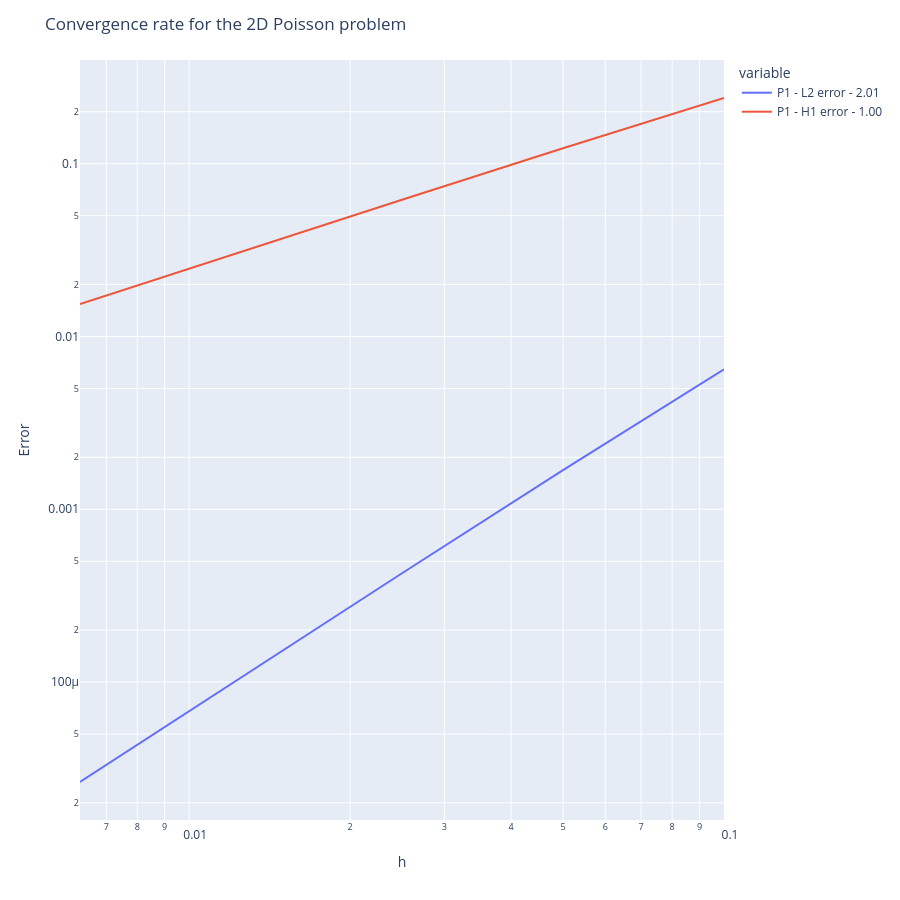

Notebook code cell kept with this figure:
### Code cell
u_exact = 'sin(pi*x) * sin(pi*y)'
grad_u_exact='{pi*cos(pi*x)*sin(pi*y),pi*sin(pi*x)*cos(pi*y)}'
rhs = '2*pi*pi*sin(pi*x) * sin(pi*y)'

#P(rhs=rhs, g='0', solver ='scimba', u_exact = u_exact)
#P(h=0.1,  rhs=rhs, g='0', solver ='feelpp', u_exact = u_exact)

mesh_size= [0.1, 0.05, 0.025, 0.0125, 0.00625]
measures = []

for h in mesh_size:
  P(h, rhs=rhs, g='0', plot=None ,  u_exact = u_exact,grad_u_exact=grad_u_exact)
  measures.append(P.measures)

print(measures)

# Plotting the error convergence rates
poisson_json = P.model
df= runConvergenceAnalysis(P, json=poisson_json, measures=measures, dim=2, hs= mesh_size,verbose=True)
print('measures = ', measures)
fig= plot_convergence(P, df,dim=2)
fig.show()

### Figure 1 — Plotly figure (JSON) as saved in the notebook; plotly's stock layout.template omitted (floating-point values rounded to 4 significant figures)
{"data": [{"hovertemplate": "variable=P1-Norm_poisson_L2-error<br>h=%{x}<br>value=%{y}<extra></extra>", "legendgroup": "P1-Norm_poisson_L2-error", "line": {"color": "#636efa", "dash": "solid"}, "marker": {"symbol": "circle"}, "mode": "lines", "name": "P1 - L2 error - 2.01", "orientation": "v", "showlegend": true, "type": "scatter", "x": [0.1, 0.05, 0.025, 0.0125, 0.00625], "xaxis": "x", "y": [0.006458, 0.001685, 0.0004261, 0.0001064, 2.639e-05], "yaxis": "y"}, {"hovertemplate": "variable=P1-Norm_poisson_H1-error<br>h=%{x}<br>value=%{y}<extra></extra>", "legendgroup": "P1-Norm_poisson_H1-error", "line": {"color": "#EF553B", "dash": "solid"}, "marker": {"symbol": "circle"}, "mode": "lines", "name": "P1 - H1 error - 1.00", "orientation": "v", "showlegend": true, "type": "scatter", "x": [0.1, 0.05, 0.025, 0.0125, 0.00625], "xaxis": "x", "y": [0.24, 0.1229, 0.06191, 0.03094, 0.01542], "yaxis": "y"}], "layout": {"autosize": false, "height": 900, "legend": {"title": {"text": "variable"}, "tracegroupgap": 0}, "margin": {"t": 60}, "title": {"text": "Convergence rate for the 2D Poisson problem"}, "width": 900, "xaxis": {"anchor": "y", "domain": [0, 1], "title": {"text": "h"}, "type": "log"}, "yaxis": {"anchor": "x", "domain": [0, 1], "title": {"text": "Error"}, "type": "log"}}}
